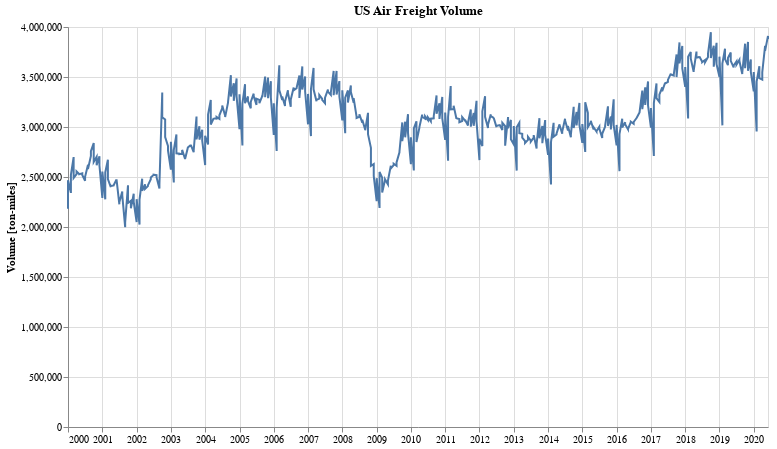

Here is the notebook cell this chart was saved with:
### Markdown cell above
## US Airline Freight

### Code cell
alt.Chart(df_af).mark_line().encode(
    alt.X('dt:T', axis=alt.Axis(title='')),
    alt.Y('tonMiles:Q', axis=alt.Axis(title='Volume [ton-miles]'))
).properties(
    title='US Air Freight Volume',
    width=700,
    height=400
)

### Figure 1 — Vega-Lite specification as saved in the notebook (floating-point values rounded to 4 significant figures; data arrays with more than 128 entries replaced by an {"elided": "..."} marker saying what was removed)
{"config": {"view": {"continuousWidth": 400, "continuousHeight": 300}}, "data": {"name": "data-29c0d9e1280919e93126a0d6e7a89f55"}, "mark": "line", "encoding": {"x": {"type": "temporal", "axis": {"title": ""}, "field": "dt"}, "y": {"type": "quantitative", "axis": {"title": "Volume [ton-miles]"}, "field": "tonMiles"}}, "height": 400, "title": "US Air Freight Volume", "width": 700, "$schema": "https://vega.github.io/schema/vega-lite/v4.0.2.json", "datasets": {"data-29c0d9e1280919e93126a0d6e7a89f55": {"elided": "492 records"}}}
